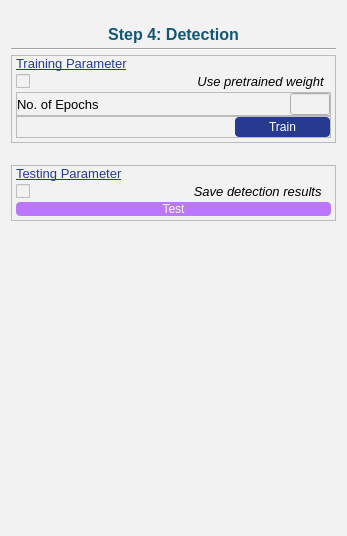
          <widget class="QWidget" name="detection_Page">
           <property name="styleSheet">
            <string notr="true">background-color:#f2f2f2;</string>
           </property>
           <layout class="QVBoxLayout" name="verticalLayout_23">
            <property name="spacing">
             <number>4</number>
            </property>
            <property name="topMargin">
             <number>25</number>
            </property>
            <property name="bottomMargin">
             <number>0</number>
            </property>
            <item>
             <widget class="QLabel" name="step4_Label">
              <property name="maximumSize">
               <size>
                <width>16777215</width>
                <height>20</height>
               </size>
              </property>
              <property name="font">
               <font>
                <family>Arial</family>
                <pointsize>12</pointsize>
                <weight>75</weight>
                <bold>true</bold>
               </font>
              </property>
              <property name="styleSheet">
               <string notr="true">color:#125872;</string>
              </property>
              <property name="text">
               <string>Step 4: Detection</string>
              </property>
              <property name="alignment">
               <set>Qt::AlignCenter</set>
              </property>
             </widget>
            </item>
            <item>
             <widget class="Line" name="line_2">
              <property name="orientation">
               <enum>Qt::Horizontal</enum>
              </property>
             </widget>
            </item>
            <item>
             <widget class="QFrame" name="trainingParameters_Frame">
              <property name="maximumSize">
               <size>
                <width>16777215</width>
                <height>110</height>
               </size>
              </property>
              <property name="frameShape">
               <enum>QFrame::StyledPanel</enum>
              </property>
              <property name="frameShadow">
               <enum>QFrame::Raised</enum>
              </property>
              <layout class="QVBoxLayout" name="verticalLayout_24">
               <property name="spacing">
                <number>0</number>
               </property>
               <property name="leftMargin">
                <number>4</number>
               </property>
               <property name="topMargin">
                <number>0</number>
               </property>
               <property name="rightMargin">
                <number>4</number>
               </property>
               <property name="bottomMargin">
                <number>4</number>
               </property>
               <item>
                <widget class="QLabel" name="trainingParameter_Label">
                 <property name="maximumSize">
                  <size>
                   <width>16777215</width>
                   <height>20</height>
                  </size>
                 </property>
                 <property name="font">
                  <font>
                   <family>Arial</family>
                   <pointsize>10</pointsize>
                   <weight>50</weight>
                   <bold>false</bold>
                   <underline>true</underline>
                  </font>
                 </property>
                 <property name="styleSheet">
                  <string notr="true">color:#263B90;</string>
                 </property>
                 <property name="text">
                  <string>Training Parameter</string>
                 </property>
                </widget>
               </item>
               <item>
                <widget class="QCheckBox" name="pretrainedWeight_Checkbutton">
                 <property name="font">
                  <font>
                   <family>Arial</family>
                   <pointsize>10</pointsize>
                   <weight>50</weight>
                   <italic>true</italic>
                   <bold>false</bold>
                  </font>
                 </property>
                 <property name="text">
                  <string>                                             Use pretrained weight</string>
                 </property>
                </widget>
               </item>
               <item>
                <widget class="QFrame" name="frame_15">
                 <property name="frameShape">
                  <enum>QFrame::StyledPanel</enum>
                 </property>
                 <property name="frameShadow">
                  <enum>QFrame::Raised</enum>
                 </property>
                 <layout class="QHBoxLayout" name="horizontalLayout_17">
                  <property name="spacing">
                   <number>0</number>
                  </property>
                  <property name="leftMargin">
                   <number>0</number>
                  </property>
                  <property name="topMargin">
                   <number>0</number>
                  </property>
                  <property name="rightMargin">
                   <number>0</number>
                  </property>
                  <property name="bottomMargin">
                   <number>0</number>
                  </property>
                  <item>
                   <widget class="QLabel" name="detection_no_ofEpochs_Label">
                    <property name="font">
                     <font>
                      <family>Arial</family>
                      <pointsize>10</pointsize>
                     </font>
                    </property>
                    <property name="text">
                     <string>No. of Epochs</string>
                    </property>
                   </widget>
                  </item>
                  <item>
                   <widget class="QLineEdit" name="detectionEpoch_Entry">
                    <property name="maximumSize">
                     <size>
                      <width>40</width>
                      <height>16777215</height>
                     </size>
                    </property>
                    <property name="font">
                     <font>
                      <weight>75</weight>
                      <bold>true</bold>
                     </font>
                    </property>
                    <property name="alignment">
                     <set>Qt::AlignCenter</set>
                    </property>
                   </widget>
                  </item>
                 </layout>
                </widget>
               </item>
               <item>
                <widget class="QFrame" name="frame_22">
                 <property name="frameShape">
                  <enum>QFrame::StyledPanel</enum>
                 </property>
                 <property name="frameShadow">
                  <enum>QFrame::Raised</enum>
                 </property>
                 <layout class="QHBoxLayout" name="horizontalLayout_18">
                  <property name="spacing">
                   <number>0</number>
                  </property>
                  <property name="leftMargin">
                   <number>0</number>
                  </property>
                  <property name="topMargin">
                   <number>0</number>
                  </property>
                  <property name="rightMargin">
                   <number>0</number>
                  </property>
                  <property name="bottomMargin">
                   <number>0</number>
                  </property>
                  <item>
                   <spacer name="horizontalSpacer_4">
                    <property name="orientation">
                     <enum>Qt::Horizontal</enum>
                    </property>
                    <property name="sizeType">
                     <enum>QSizePolicy::Fixed</enum>
                    </property>
                    <property name="sizeHint" stdset="0">
                     <size>
                      <width>218</width>
                      <height>20</height>
                     </size>
                    </property>
                   </spacer>
                  </item>
                  <item>
                   <widget class="QPushButton" name="detectionTrainButton">
                    <property name="minimumSize">
                     <size>
                      <width>0</width>
                      <height>0</height>
                     </size>
                    </property>
                    <property name="maximumSize">
                     <size>
                      <width>16777215</width>
                      <height>30</height>
                     </size>
                    </property>
                    <property name="styleSheet">
                     <string notr="true">QPushButton{
	color:white;
	background-color:#263B90;
	border-radius:4px;
}</string>
                    </property>
                    <property name="text">
                     <string>Train</string>
                    </property>
                   </widget>
                  </item>
                 </layout>
                </widget>
               </item>
              </layout>
             </widget>
            </item>
            <item>
             <spacer name="verticalSpacer_10">
              <property name="orientation">
               <enum>Qt::Vertical</enum>
              </property>
              <property name="sizeType">
               <enum>QSizePolicy::Fixed</enum>
              </property>
              <property name="sizeHint" stdset="0">
               <size>
                <width>20</width>
                <height>18</height>
               </size>
              </property>
             </spacer>
            </item>
            <item>
             <widget class="QFrame" name="testingParameters_Frame">
              <property name="maximumSize">
               <size>
                <width>16777215</width>
                <height>100</height>
               </size>
              </property>
              <property name="frameShape">
               <enum>QFrame::StyledPanel</enum>
              </property>
              <property name="frameShadow">
               <enum>QFrame::Raised</enum>
              </property>
              <layout class="QVBoxLayout" name="verticalLayout_25">
               <property name="spacing">
                <number>0</number>
               </property>
               <property name="leftMargin">
                <number>4</number>
               </property>
               <property name="topMargin">
                <number>0</number>
               </property>
               <property name="rightMargin">
                <number>4</number>
               </property>
               <property name="bottomMargin">
                <number>4</number>
               </property>
               <item>
                <widget class="QLabel" name="testingParameterLabel">
                 <property name="maximumSize">
                  <size>
                   <width>16777215</width>
                   <height>20</height>
                  </size>
                 </property>
                 <property name="font">
                  <font>
                   <family>Arial</family>
                   <pointsize>10</pointsize>
                   <weight>50</weight>
                   <bold>false</bold>
                   <underline>true</underline>
                  </font>
                 </property>
                 <property name="styleSheet">
                  <string notr="true">color:#263B90;</string>
                 </property>
                 <property name="text">
                  <string>Testing Parameter</string>
                 </property>
                </widget>
               </item>
               <item>
                <widget class="QCheckBox" name="saveDetectionCheckbutton_debug">
                 <property name="font">
                  <font>
                   <family>Arial</family>
                   <pointsize>10</pointsize>
                   <italic>true</italic>
                  </font>
                 </property>
                 <property name="text">
                  <string>                                            Save detection results</string>
                 </property>
                </widget>
               </item>
               <item>
                <widget class="QPushButton" name="detection_testButton">
                 <property name="maximumSize">
                  <size>
                   <width>16777215</width>
                   <height>30</height>
                  </size>
                 </property>
                 <property name="styleSheet">
                  <string notr="true">QPushButton{
	color:white;
	background-color:#BA77FC;
	border-radius:4px;
}</string>
                 </property>
                 <property name="text">
                  <string>Test</string>
                 </property>
                </widget>
               </item>
              </layout>
             </widget>
            </item>
            <item>
             <spacer name="verticalSpacer_5">
              <property name="orientation">
               <enum>Qt::Vertical</enum>
              </property>
              <property name="sizeType">
               <enum>QSizePolicy::Fixed</enum>
              </property>
              <property name="sizeHint" stdset="0">
               <size>
                <width>20</width>
                <height>315</height>
               </size>
              </property>
             </spacer>
            </item>
           </layout>
          </widget>
